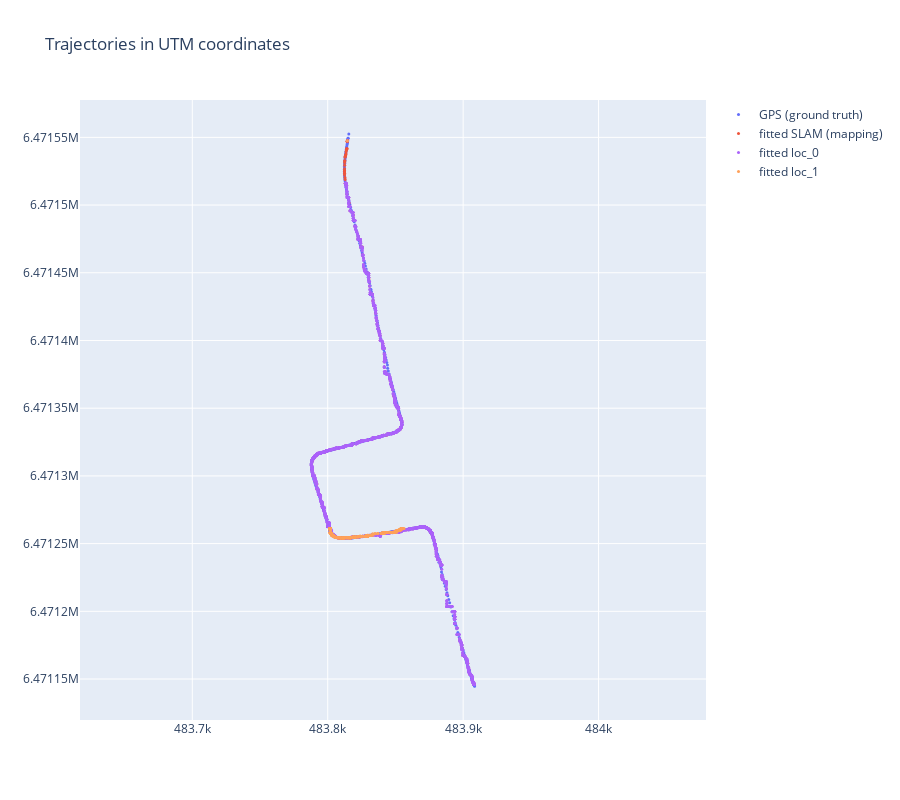

The code cell stored with this chart in its notebook:
### Code cell
fig_2d = processor.create_2d_plot_utm()
fig_2d.show()

### Figure 1 — Plotly figure (JSON) as saved in the notebook; plotly's stock layout.template omitted (floating-point values rounded to 4 significant figures; data arrays with more than 128 entries replaced by an {"elided": "..."} marker saying what was removed)
{"data": [{"marker": {"color": "#636EFA", "size": 3}, "mode": "markers", "name": "GPS (ground truth)", "type": "scatter", "x": {"elided": "529 float values"}, "y": {"elided": "529 float values"}}, {"marker": {"color": "#EF553B", "size": 3}, "mode": "markers", "name": "fitted SLAM (mapping)", "type": "scatter", "x": {"elided": "529 float values"}, "y": {"elided": "529 float values"}}, {"marker": {"color": "#AB63FA", "size": 3}, "mode": "markers", "name": "fitted loc_0", "type": "scatter", "x": {"elided": "2926 float values"}, "y": {"elided": "2926 float values"}}, {"marker": {"color": "#FFA15A", "size": 3}, "mode": "markers", "name": "fitted loc_1", "type": "scatter", "x": {"elided": "411 float values"}, "y": {"elided": "411 float values"}}], "layout": {"height": 800, "title": {"text": "Trajectories in UTM coordinates"}, "yaxis": {"scaleanchor": "x", "scaleratio": 1}}}
